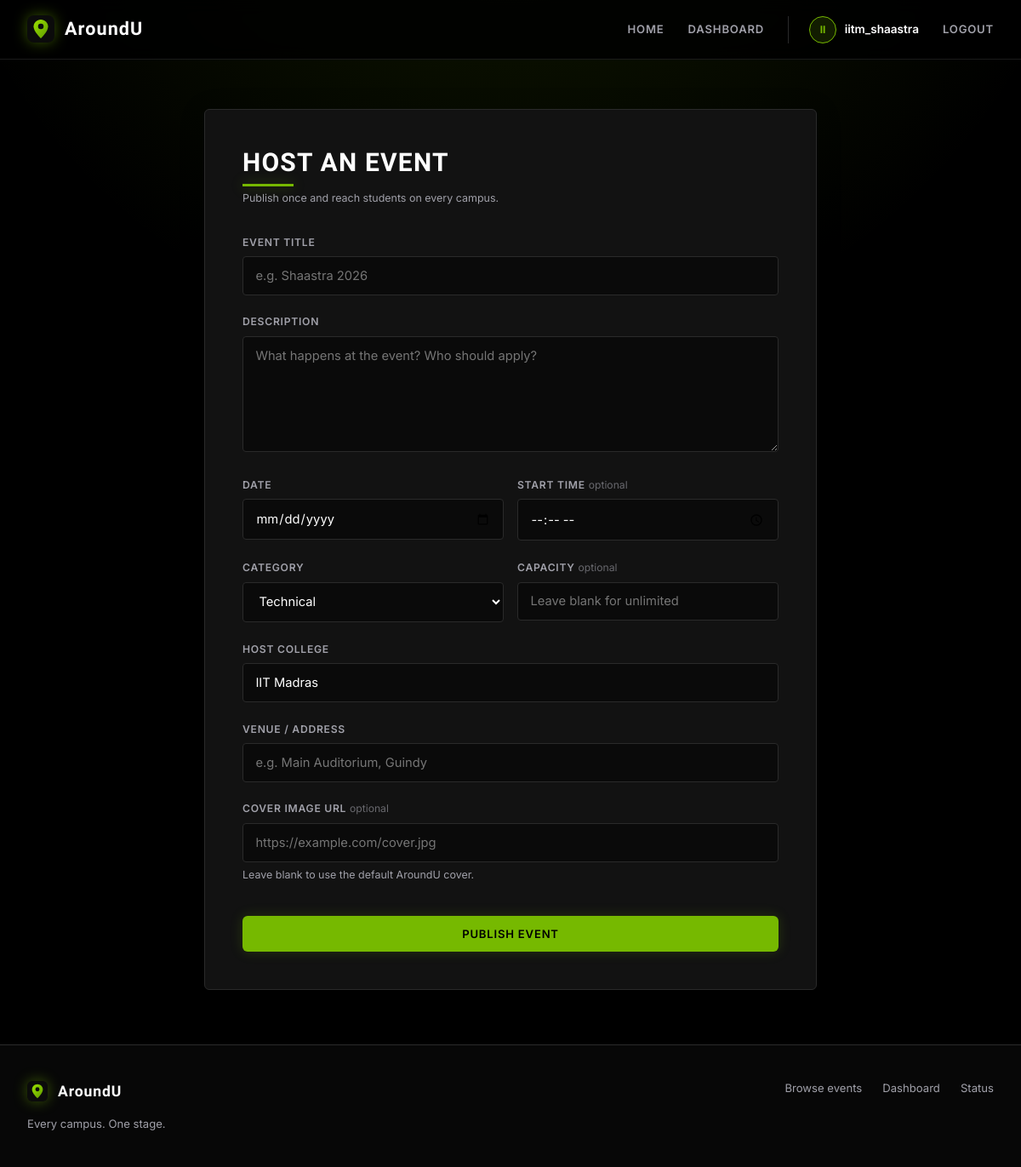
/events/create (signed in), run on the app's committed database.
### models.py (models this page shows, shortened)
class User(UserMixin, db.Model):
    __tablename__ = "users"
    id = db.Column(db.Integer, primary_key=True)
    username = db.Column(db.String(80), unique=True, nullable=False, index=True)
    email = db.Column(db.String(150), unique=True, nullable=False, index=True)
    password_hash = db.Column(db.String(255), nullable=False)
    role = db.Column(db.String(20), nullable=False, default=ROLE_STUDENT)
    college_name = db.Column(db.String(200), nullable=False)
    created_at = db.Column(db.DateTime, default=utcnow, nullable=False)
    events_organized = db.relationship(
        "Event",
        back_populates="organizer",
        cascade="all, delete-orphan",
        lazy="selectin",
    )
    registrations = db.relationship(
        "Registration",
        back_populates="participant",
        cascade="all, delete-orphan",
        lazy="selectin",
    )
    @property
    def is_organizer(self) -> bool:
        return self.role == ROLE_ORGANIZER
    @property
    def initials(self) -> str:
        return self.username[:2].upper() if self.username else "?"

### routes/events.py (the view, shortened to what this page needs)
@events_bp.route("/create", methods=["GET", "POST"])
@login_required
def create_event():
    if not current_user.is_organizer:
        abort(403)
    return render_template(
        "events/create_event.html",
        categories=EVENT_CATEGORIES,
        colleges=COLLEGES,
        form={"host_college": current_user.college_name},
    )

### templates/events/create_event.html (shortened to what this page needs)
{% extends "base.html" %}
{% block content %}
<div class="form-container form-wide glass">
    <h2 class="mb-2">Host an event</h2>
    <p class="form-hint mb-8">Publish once and reach students on every campus.</p>
    {% set action_url = url_for('events.create_event') %}
    {% set submit_label = 'Publish event' %}
    {% include "events/_event_form.html" %}
</div>
{% endblock %}

### templates/base.html (shortened to what this page needs)
<!DOCTYPE html>
<html lang="en">
<head>
    <link rel="stylesheet" href="{{ url_for('static', filename='css/style.css') }}">
</head>
<body>
    <nav class="navbar" id="navbar">
        <div class="container nav-content">
            <a href="{{ url_for('main.index') }}" class="logo">
                <img src="{{ url_for('static', filename='images/logo.svg') }}" alt="" width="32" height="32">
                <span>AroundU</span>
            </a>
            <div class="nav-links" id="navLinks">
                <a href="{{ url_for('main.index') }}" class="nav-link">Home</a>
                {% if current_user.is_authenticated %}
                <a href="{{ url_for('main.dashboard') }}" class="nav-link">Dashboard</a>
                <span class="nav-user">
                    <span class="avatar" aria-hidden="true">{{ current_user.initials }}</span>
                    <span class="nav-user-name">{{ current_user.username }}</span>
                </span>
                <a href="{{ url_for('auth.logout') }}" class="nav-link nav-link-danger">Logout</a>
                {% else %}
                <a href="{{ url_for('auth.login') }}" class="nav-link">Login</a>
                <a href="{{ url_for('auth.register') }}" class="btn btn-primary btn-sm">Join now</a>
                {% endif %}
            </div>
        </div>
    </nav>
    <main id="main">
        {% block content %}{% endblock %}
    </main>
    <footer class="site-footer">
        <div class="container footer-content">
            <div>
                <span class="logo footer-logo">
                    <img src="{{ url_for('static', filename='images/logo.svg') }}" alt="" width="24" height="24">
                    AroundU
                </span>
                <p class="footer-tagline">Every campus. One stage.</p>
            </div>
            <nav class="footer-links" aria-label="Footer">
                <a href="{{ url_for('main.index') }}#events">Browse events</a>
                {% if current_user.is_authenticated %}
                <a href="{{ url_for('main.dashboard') }}">Dashboard</a>
                {% else %}
                <a href="{{ url_for('auth.register') }}">Create an account</a>
                {% endif %}
                <a href="{{ url_for('main.healthz') }}">Status</a>
            </nav>
        </div>
    </footer>
</body>
</html>

### templates/events/_event_form.html (shortened to what this page needs)
<form method="POST" action="{{ action_url }}">
    <div class="form-group">
        <label for="title">Event title</label>
        <input type="text" id="title" name="title" class="form-control" maxlength="200"
            value="{{ form.get('title', '') }}" placeholder="e.g. Shaastra 2026" required autofocus>
    </div>
    <div class="form-group">
        <label for="description">Description</label>
        <textarea id="description" name="description" class="form-control" rows="6"
            placeholder="What happens at the event? Who should apply?" required>{{ form.get('description', '') }}</textarea>
    </div>
    <div class="form-row">
        <div class="form-group">
            <label for="date">Date</label>
            <input type="date" id="date" name="date" class="form-control" value="{{ form.get('date', '') }}" required>
        </div>
        <div class="form-group">
            <label for="start_time">Start time <span class="label-optional">optional</span></label>
            <input type="time" id="start_time" name="start_time" class="form-control"
                value="{{ form.get('start_time', '') }}">
        </div>
    </div>
    <div class="form-row">
        <div class="form-group">
            <label for="category">Category</label>
            <select id="category" name="category" class="form-control">
                {% for category in categories %}
                <option value="{{ category }}" {% if form.get('category') == category %}selected{% endif %}>{{ category }}</option>
                {% endfor %}
            </select>
        </div>
        <div class="form-group">
            <label for="capacity">Capacity <span class="label-optional">optional</span></label>
            <input type="number" id="capacity" name="capacity" class="form-control" min="1"
                value="{{ form.get('capacity', '') }}" placeholder="Leave blank for unlimited">
        </div>
    </div>
    <div class="form-group">
        <label for="host_college">Host college</label>
        <input type="text" id="host_college" name="host_college" class="form-control" list="college-options"
            value="{{ form.get('host_college', '') }}" placeholder="Which campus is hosting?" required>
    </div>
    <div class="form-group">
        <label for="location">Venue / address</label>
        <input type="text" id="location" name="location" class="form-control"
            value="{{ form.get('location', '') }}" placeholder="e.g. Main Auditorium, Guindy" required>
    </div>
    <div class="form-group">
        <label for="image_url">Cover image URL <span class="label-optional">optional</span></label>
        <input type="url" id="image_url" name="image_url" class="form-control"
            value="{{ form.get('image_url', '') }}" placeholder="https://example.com/cover.jpg">
        <small class="form-hint">Leave blank to use the default AroundU cover.</small>
    </div>
    <button type="submit" class="btn btn-primary w-full mt-4">{{ submit_label }}</button>
</form>

### data on the page
User: initials "II", username "iitm_shaastra", host_college "IIT Madras"

### other printed values
{{ submit_label }} "PUBLISH EVENT"
form field category "Technical"
